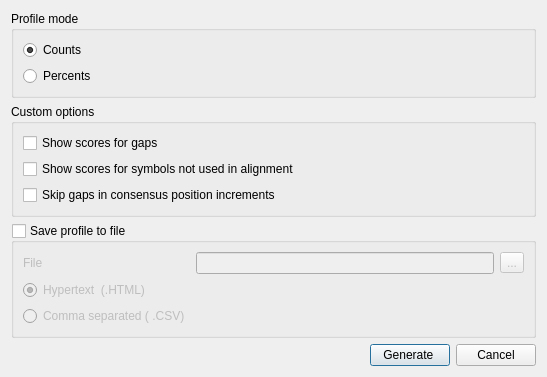
<ui version="4.0" >
 <class>DNAStatMSAProfileDialog</class>
 <widget class="QDialog" name="DNAStatMSAProfileDialog" >
  <property name="geometry" >
   <rect>
    <x>0</x>
    <y>0</y>
    <width>547</width>
    <height>347</height>
   </rect>
  </property>
  <property name="windowTitle" >
   <string>Generate Alignment Profile</string>
  </property>
  <layout class="QVBoxLayout" name="verticalLayout_2" >
   <item>
    <widget class="QGroupBox" name="groupBox_2" >
     <property name="title" >
      <string>Profile mode</string>
     </property>
     <layout class="QGridLayout" name="gridLayout_2" >
      <item row="0" column="0" >
       <widget class="QRadioButton" name="countsRB" >
        <property name="text" >
         <string>Counts</string>
        </property>
        <property name="checked" >
         <bool>true</bool>
        </property>
       </widget>
      </item>
      <item row="1" column="0" >
       <widget class="QRadioButton" name="percentsRB" >
        <property name="text" >
         <string>Percents</string>
        </property>
       </widget>
      </item>
     </layout>
    </widget>
   </item>
   <item>
    <widget class="QGroupBox" name="groupBox" >
     <property name="title" >
      <string>Custom options</string>
     </property>
     <layout class="QVBoxLayout" name="verticalLayout" >
      <item>
       <widget class="QCheckBox" name="gapCB" >
        <property name="text" >
         <string>Show scores for gaps</string>
        </property>
       </widget>
      </item>
      <item>
       <widget class="QCheckBox" name="unusedCB" >
        <property name="text" >
         <string>Show scores for symbols not used in alignment</string>
        </property>
       </widget>
      </item>
      <item>
       <widget class="QCheckBox" name="skipGapPositionsCB" >
        <property name="text" >
         <string>Skip gaps in consensus position increments</string>
        </property>
       </widget>
      </item>
     </layout>
    </widget>
   </item>
   <item>
    <widget class="QGroupBox" name="saveBox" >
     <property name="title" >
      <string>Save profile to file</string>
     </property>
     <property name="checkable" >
      <bool>true</bool>
     </property>
     <property name="checked" >
      <bool>false</bool>
     </property>
     <layout class="QGridLayout" name="gridLayout" >
      <item row="0" column="0" >
       <widget class="QLabel" name="label" >
        <property name="text" >
         <string>File</string>
        </property>
       </widget>
      </item>
      <item row="0" column="1" >
       <widget class="QLineEdit" name="fileEdit" />
      </item>
      <item row="0" column="2" >
       <widget class="QToolButton" name="fileButton" >
        <property name="text" >
         <string>...</string>
        </property>
       </widget>
      </item>
      <item row="2" column="0" colspan="2" >
       <widget class="QRadioButton" name="htmlRB" >
        <property name="text" >
         <string>Hypertext  (.HTML)</string>
        </property>
        <property name="checked" >
         <bool>true</bool>
        </property>
       </widget>
      </item>
      <item row="3" column="0" >
       <widget class="QRadioButton" name="csvRB" >
        <property name="text" >
         <string>Comma separated ( .CSV)</string>
        </property>
        <property name="checked" >
         <bool>false</bool>
        </property>
       </widget>
      </item>
     </layout>
     <zorder>label</zorder>
     <zorder>fileEdit</zorder>
     <zorder>fileButton</zorder>
     <zorder>htmlRB</zorder>
     <zorder>csvRB</zorder>
    </widget>
   </item>
   <item>
    <spacer name="verticalSpacer" >
     <property name="orientation" >
      <enum>Qt::Vertical</enum>
     </property>
     <property name="sizeHint" stdset="0" >
      <size>
       <width>20</width>
       <height>17</height>
      </size>
     </property>
    </spacer>
   </item>
   <item>
    <layout class="QHBoxLayout" name="horizontalLayout" >
     <item>
      <spacer name="horizontalSpacer" >
       <property name="orientation" >
        <enum>Qt::Horizontal</enum>
       </property>
       <property name="sizeHint" stdset="0" >
        <size>
         <width>38</width>
         <height>18</height>
        </size>
       </property>
      </spacer>
     </item>
     <item>
      <widget class="QPushButton" name="okButton" >
       <property name="text" >
        <string>Generate </string>
       </property>
       <property name="default" >
        <bool>true</bool>
       </property>
      </widget>
     </item>
     <item>
      <widget class="QPushButton" name="cancelButton" >
       <property name="text" >
        <string>Cancel</string>
       </property>
      </widget>
     </item>
    </layout>
   </item>
  </layout>
 </widget>
 <resources/>
 <connections>
  <connection>
   <sender>cancelButton</sender>
   <signal>clicked()</signal>
   <receiver>DNAStatMSAProfileDialog</receiver>
   <slot>reject()</slot>
   <hints>
    <hint type="sourcelabel" >
     <x>498</x>
     <y>238</y>
    </hint>
    <hint type="destinationlabel" >
     <x>273</x>
     <y>130</y>
    </hint>
   </hints>
  </connection>
  <connection>
   <sender>okButton</sender>
   <signal>clicked()</signal>
   <receiver>DNAStatMSAProfileDialog</receiver>
   <slot>accept()</slot>
   <hints>
    <hint type="sourcelabel" >
     <x>415</x>
     <y>238</y>
    </hint>
    <hint type="destinationlabel" >
     <x>273</x>
     <y>130</y>
    </hint>
   </hints>
  </connection>
 </connections>
</ui>
